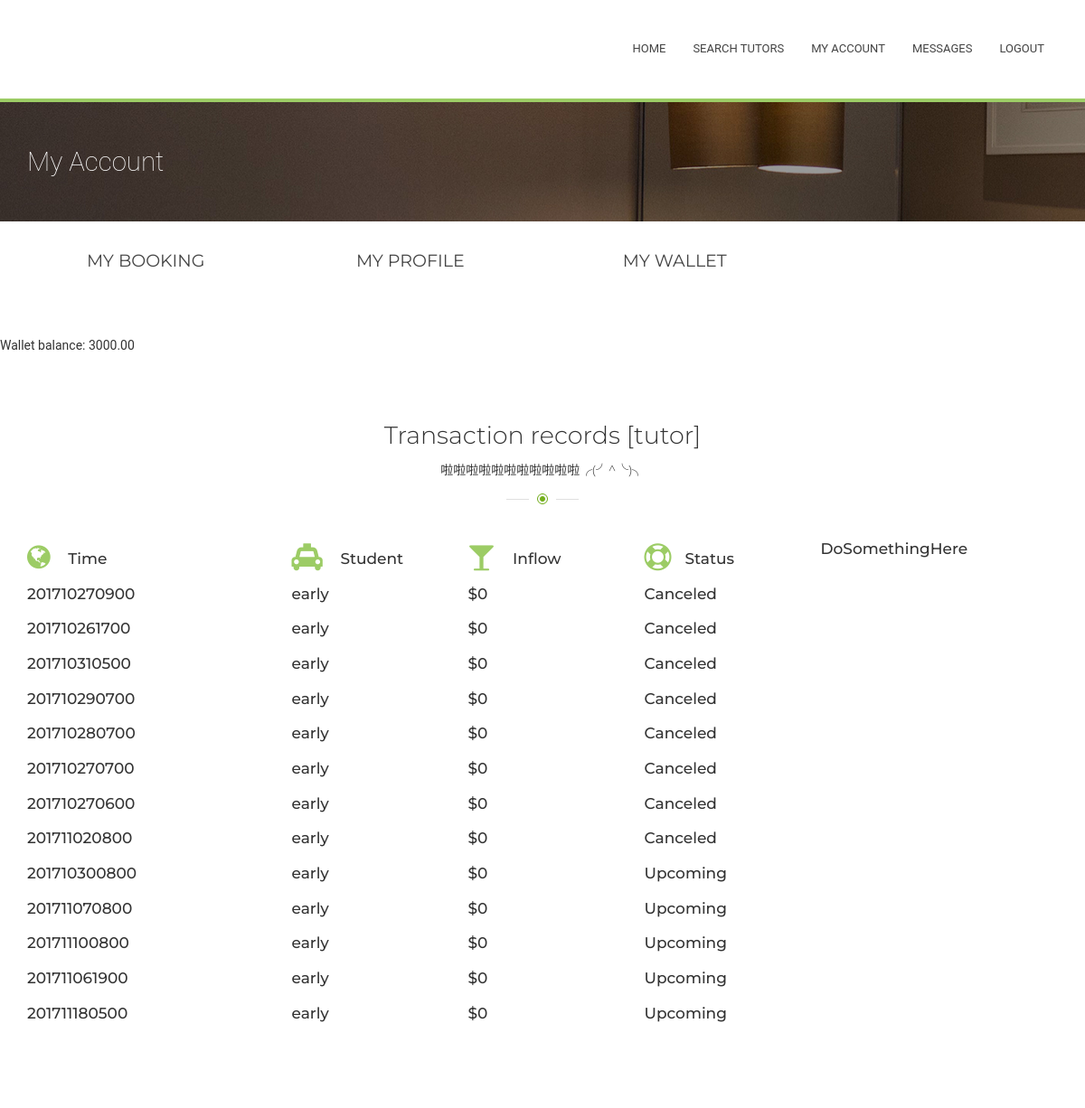
Page /Tutorial/3/myAccount/mywallet/ (signed in) on the earlier database version.
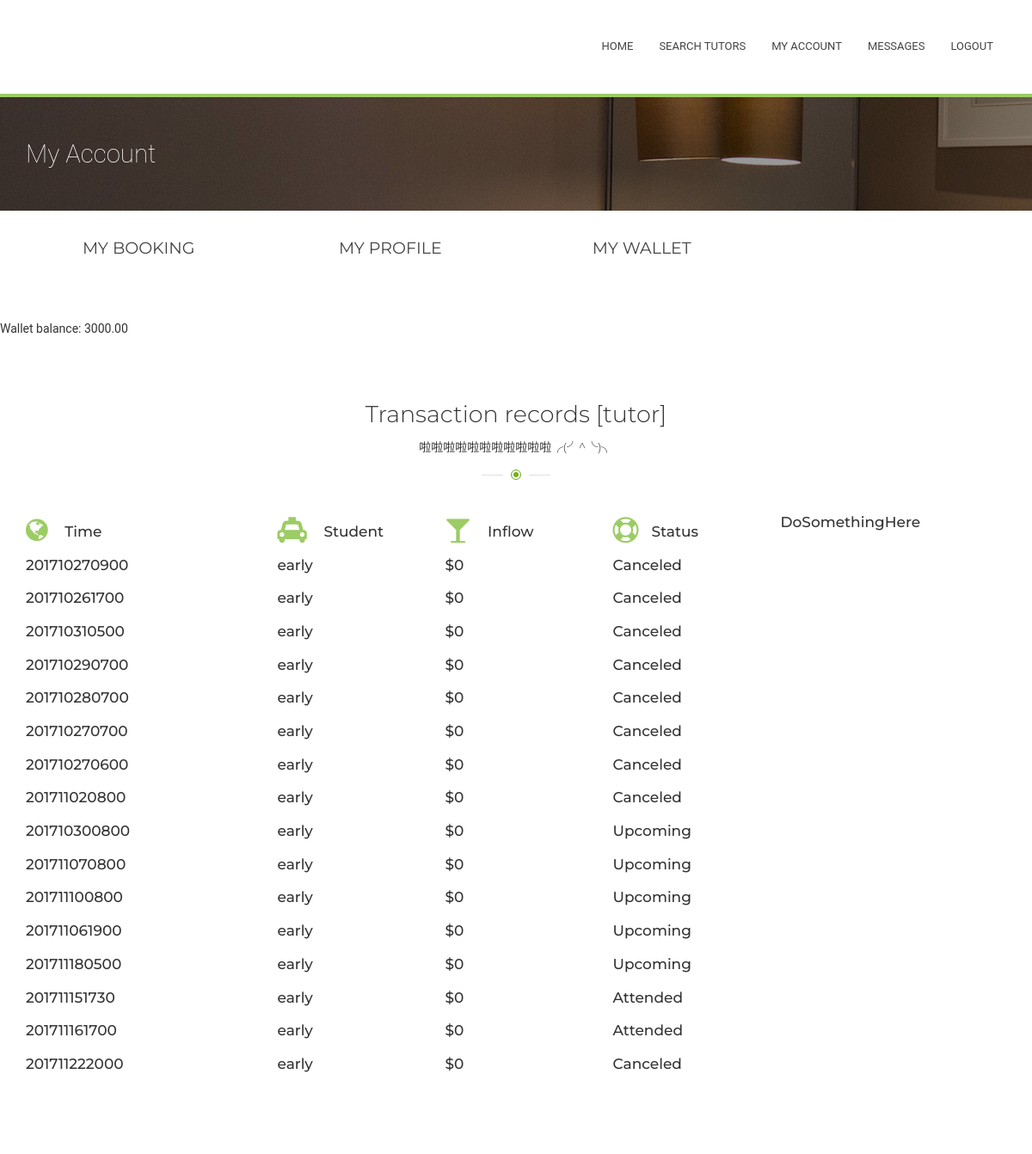
Same page on the later database version.
### Tutorial/models.py (models this page shows, shortened)
class MyUser(models.Model):
    user = models.ForeignKey(User, on_delete = models.CASCADE )
    wallet = models.ForeignKey(Wallet, on_delete = models.CASCADE)
    profile_content = models.CharField(max_length=2000, default="")

class Wallet(models.Model):
    balance = models.DecimalField(max_digits=10, decimal_places=2, default=0.0)

class TutorialSession(models.Model):
    starttime = models.CharField(max_length=12)  # yyyymmddhhmm
    status = models.IntegerField()
    tutor = models.ForeignKey(Tutor, on_delete=models.CASCADE)
    student =  models.ForeignKey(Student, on_delete=models.CASCADE)

class Student(models.Model):
    myuser = models.ForeignKey(MyUser, on_delete=models.CASCADE,null=True)
    def __str__(self):
        if self.myuser is None:
            return "null"
        else:
            return self.myuser.user.username

class Tutor(models.Model):
    myuser = models.ForeignKey(MyUser, on_delete=models.CASCADE,null=True)
    timeslot = models.CharField(max_length=672, default="111111111111111111111111111111111111111111111111111111111111111111111111111111111111111111111111111111111111111111111111111111111111111111111111111111111111111111111111111111111111111111111111111111111111111111111111111111111111111111111111111111111111111111111111111111111111111111111111111111111111111111111111111111111111111111111111") #for private tutor todo: should update every half an hour
    hourly_rate = models.IntegerField(default=0) #todo: eight digit for student so can tell if he have
    university = models.ForeignKey(University, on_delete=models.CASCADE, null=True)
    def __str__(self):
        if self.myuser is None:
            return "null"
        else:
            return self.myuser.user.username

### Tutorial/views.py (the view)
# urls.py: url(r'^(?P<myuser_id>[0-9]+)/myAccount/mywallet/$', views.mywallet, name='mywallet'),
def mywallet(request, myuser_id): #TODO filter thirty days!
    if not request.user.is_authenticated(): #visitor or client
        return render(request, 'home.html')
    if not MyUser.objects.filter(user=request.user):
        HttpResponseRedirect('/Tutorial/admin/')
    myuser = MyUser.objects.get(user=request.user) #myuser = get_object_or_404(MyUser, pk=myuser_id)
    student_list = ""
    tutor_list = ""
    if Student.objects.filter(myuser=myuser):
        mystudent = Student.objects.get(myuser=myuser)
        student_list = TutorialSession.objects.filter(student=mystudent)
    if Tutor.objects.filter(myuser=myuser):
        mytutor = Tutor.objects.get(myuser=myuser)
        tutor_list = TutorialSession.objects.filter(tutor=mytutor)
    return render(request, 'myaccount/mywallet.html', {'user':myuser, 'student_list':student_list, 'tutor_list':tutor_list })

### Tutorial/templates/myaccount/mywallet.html (shortened to what this page needs)
{% extends "myaccount/myaccount.html" %}
{% block right %}
    Wallet balance: {{user.wallet.balance}}
    {% if tutor_list != "" %}
    <section class="section">
      <div class="container">
        <div class="title-main"><h2 class="h2">Transaction records [tutor]<span class="title-secondary">啦啦啦啦啦啦啦啦啦啦啦╭(╯^╰)╮</span></h2></div>
        <div class="row">
          <div class="col-lg-3 col-md-4 col-sm-6">
            <h3 class="service_title"><i class="fa fa-globe"></i> Time</h3>
          </div>
          <div class="col-lg-2 col-md-4 col-sm-6">
            <h3 class="service_title"><i class="fa fa-taxi"></i> Student</h3>
          </div>
          <div class="col-lg-2 col-md-4 col-sm-6">
            <h3 class="service_title"><i class="fa fa-glass"></i> Inflow</h3>
          </div>
          <div class="col-lg-2 col-md-4 col-sm-6">
            <h3 class="service_title"><i class="fa fa-life-ring"></i>Status </h3>
          </div>
          <div class="col-lg-2 col-md-4 col-sm-6">
            <h3 class="service_title"></i> DoSomethingHere</h3>
          </div>
        </div>
          {% for session in  tutor_list %}
               <div class="row">
          <div class="col-lg-3 col-md-4 col-sm-6">
            <h3 class="service_title">{{ session.starttime }}</h3>
          </div>
          <div class="col-lg-2 col-md-4 col-sm-6">
            <h3 class="service_title"> {{ session.student }}</h3>
          </div>
          <div class="col-lg-2 col-md-4 col-sm-6">
            <h3 class="service_title"> ${{ session.tutor.hourly_rate }}</h3>
          </div>
        </div>
          {% endfor %}
      </div>
    </section>
    {% endif %}
{% endblock %}

### Tutorial/templates/myaccount/myaccount.html (shortened to what this page needs)
{% extends "Menu.html" %}
{% block content %}
    <section class="breadcrumbs" style="background-image: url(/static/bootstrap/images/breadcrumbs/best-room.jpg)">
      <div class="container">
        <div class="row">
          <div class="col-md-6">
            <h1 class="h1">My Account</h1>
          </div>
        </div>
      </div>
    </section>
    <div class="container">
     <div class="best-tutor-carousel">
          <ul class="row best-tutor_ul">
            <li class="col-lg-3 col-md-3 col-sm-3 col-xs-12 best-tutor_li">
              <div class="best-tutor-info">
                <div class="best-tutor_t"><a href="{% url 'Tutorial:mybooking' user.id %}">MY BOOKING</a></div>
                </div>
            </li>
               <li class="col-lg-3 col-md-3 col-sm-3 col-xs-12 best-tutor_li">
              <div class="best-tutor-info">
                <div class="best-tutor_t"><a href="{% url 'Tutorial:myprofile' user.id %}">MY PROFILE</a></div>
                </div>
            </li>
               <li class="col-lg-3 col-md-3 col-sm-3 col-xs-12 best-tutor_li">
              <div class="best-tutor-info">
                <div class="best-tutor_t"><a href="{% url 'Tutorial:mywallet' user.id %}">MY WALLET</a></div>
                </div>
          </ul>
        </div>
    </div>
{% block right %}{% endblock%}
{% endblock %}

### Tutorial/templates/Menu.html (shortened to what this page needs)
<!DOCTYPE html>
<html style="height : 100%;">
	<head>
         <link rel="stylesheet" href="/static/bootstrap/css/style.css">
        <link rel="stylesheet" href="/static/bootstrap/css/style1.css">
         <link rel="stylesheet" href="/static/bootstrap/css/responsive.css">
	</head>
	<body >
		<header class="header">
      <div class="header-bottom">
        <nav class="navbar navbar-universal navbar-custom">
          <div class="container">
            <div class="row">
              <div class="col-lg-3">
              </div>
              <div class="col-lg-9">
                <div class="collapse navbar-collapse navbar-main-collapse">
                  <ul class="nav navbar-nav navbar-right">
                      {% if request.user.is_authenticated %}
                    <li><a href="#">Home</a></li>
                    <li><a href="{% url 'Tutorial:index' user.id %}">Search Tutors</a></li>
                    <li><a href="{% url 'Tutorial:mybooking' user.id %}">My Account</a></li>
                    <li><a href="{% url 'Tutorial:message' user.id %}">Messages</a></li>
                    <li><a href="{% url 'Tutorial:logout' %}">Logout</a></li>
                      {% else %}<li><a href="#">Home</a></li>
                    <li><a href="{% url 'Tutorial:login' %}">Search Tutors</a></li>
                    <li><a href="{% url 'Tutorial:login' %}">My Account</a></li>
                    <li><a href="{% url 'Tutorial:login' %}">Messages</a></li>
                    <li><a href="{% url 'Tutorial:login' %}">Login</a></li>
                      {% endif %}
                  </ul>
                </div>
              </div>
            </div>
          </div>
        </nav>
      </div>
</header>
        {% block content %}{% endblock %}
	</body>
</html>

Differences in the rows shown:
added TutorialSession: starttime "201711151730", student "early", tutor.hourly_rate "0"
added TutorialSession: starttime "201711161700", student "early", tutor.hourly_rate "0"
added TutorialSession: starttime "201711222000", student "early", tutor.hourly_rate "0"
